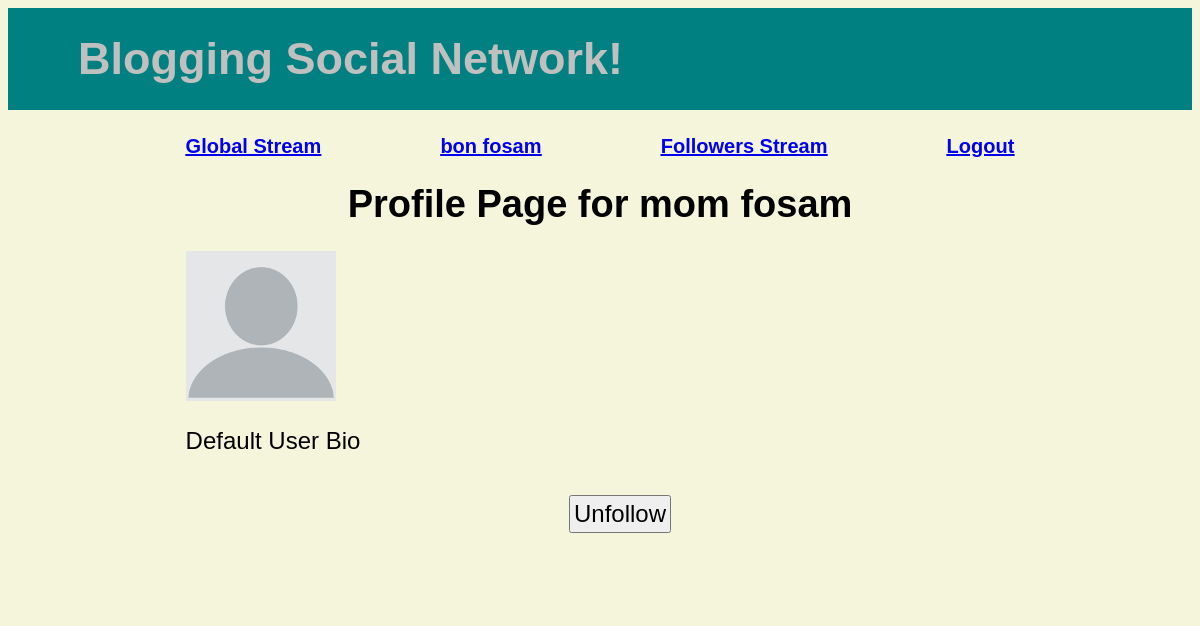
Page /socialnetwork/follower_page/1 (signed in) on the committed database.
### socialnetwork/models.py (models this page shows)
class Profile(models.Model): #one to one relationship with users, many to many relationship between users
    bio = models.CharField(max_length = 200)
    profile_pic = models.FileField(blank=True)
    user = models.OneToOneField(User, on_delete=models.PROTECT) #these are the followers on a profile i think
    content_type = models.CharField(blank=True, max_length=50)
    following = models.ManyToManyField(User, related_name='followers')
    def __str__(self):
        return f"Profile(id={self.id}, bio = {self.bio}, profile_pic={self.profile_pic}, user={self.user}, content_type={self.content_type}, following={self.following})"

### socialnetwork/views.py (the view)
# urls.py: path('follower_page/<int:user_id>', views.follower_page_action, name='follower_page'), #this shows the profile page of someone you're following
@login_required
def follower_page_action(request, user_id):
    print("other profile start")
    user = get_object_or_404(User, id=user_id)
    user_profile = get_object_or_404(Profile, user=user)
    print(user_profile)
    context = {'profile': user_profile}
    return render(request, 'socialnetwork/follower_page.html', context)

### socialnetwork/templates/socialnetwork/follower_page.html (shortened to what this page needs)
{% extends "socialnetwork/base.html" %}
{% load static %}
{% block content %}
    <div class = "id_register_link" id = "id_register_link">
        <a id = "id_nav_global_stream" href="{% url 'stream' %}">Global Stream</a>
        <a id = "id_nav_profile" href="{% url 'profile' %}">{{ user.first_name }} {{ user.last_name }}</a>
        <a id = "id_nav_follower_stream" href="{% url 'follower_stream' %}">Followers Stream</a>
        <a id = "id_nav_logout" href="{% url 'logout' %}">Logout</a>
    </div>
    <div class = "id_page_name" id = "id_page_name">Profile Page for {{ profile.user.first_name }} {{ profile.user.last_name }}</div>
    {% if profile.profile_pic %}
        <img id="id_user_picture" src="{% url 'photo' profile.user.id %}" alt="User Profile Picture" width="150">
    {% else %}
        <img id = "id_user_picture" src = "{% static 'socialnetwork/profile_pic.png' %}" alt = "user profile picture">
    {% endif %}
    <div id ="id_user_bio">
        {{ profile.bio }}
    </div>
    {% if profile.user in request.user.profile.following.all %}
        <form action ="{% url 'unfollow' profile.user.id %}" method = "POST">
            <button id="id_unfollow">Unfollow</button>
        </form>
    {% else %}
    <form action ="{% url 'follow' profile.user.id %}" method = "POST">
        <button id="id_follow">Follow</button>
        {% csrf_token %}
    </form>
    {% endif %}
{% endblock %}

### socialnetwork/static/socialnetwork/base.css (style rules this page uses)
.body { background-color: beige; }
.id_page_name { padding: 25px; text-align: center; font-weight: bold; font-size: 38px; }
.id_register_link, .id_login_link { text-align:right; font-weight:bold; font-size: 20px; text-decoration: underline; display: flex; justify-content: space-between; gap: 20px; }
form { display: flex; justify-content: center; width: 100%; margin: 20px auto; padding: 20px; font-size: x-large; }
button { font-size: x-large; padding: 3px; }
#id_user_picture { margin-bottom: 20px; width: 150px; height: auto; justify-content: center; }

### rows in the picture
Profile: user.first_name "mom", user.last_name "fosam", bio "Default User Bio"

### other values in the picture
{{ user.first_name }} "bon"
{{ user.last_name }} "fosam"
